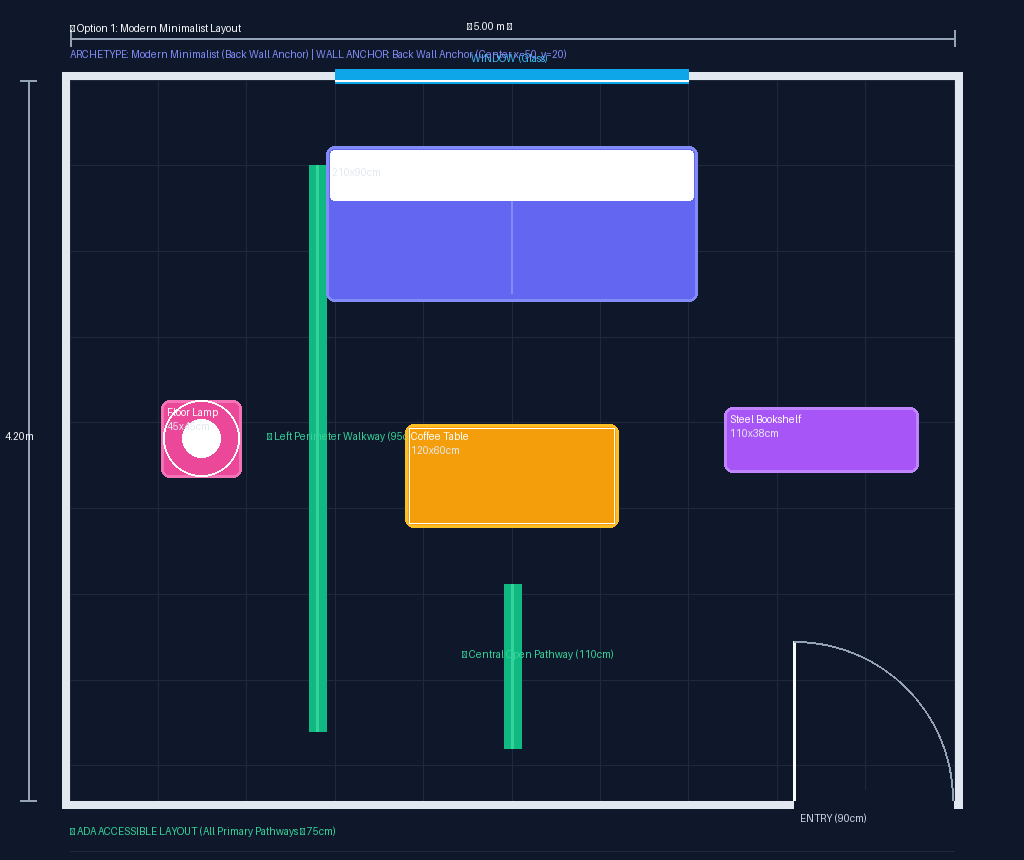
#> input picture test_floorplan_layout_1.png, 1024 x 860 px; its folder holds only this picture in this run
$ python -i reposition_engine.py   (imports and definitions only)
#> lines starting #> are read from the running program, lines starting #| are printed output that depends on the picture; after the words box and inside, x2 and y2 are one past the last pixel; in counts of white or black regions, pixels touching at a corner belong together
"""
Spatial Object Repositioning & Furniture Reorganization Engine
Rearranges detected objects and furniture inside the uploaded room photo into distinct architectural layouts:
- Option 1: Bilateral Center Symmetrical Layout (Anchor Seating Centered along Back Wall)
- Option 2: Corner L-Shaped / Open-Flow Arrangement (Seating Shifted to Lateral Wall, Opening Diagonal Pathway)
- Option 3: Floating Central Island (Detached 360-degree perimeter circulation)
- Option 4: Dual-Zone Split Space (Zone A Seating + Zone B Workstation/Reading Nook)
"""
from typing import List, Dict, Any, Optional, Tuple
import math
import numpy as np
from PIL import Image, ImageDraw, ImageFilter, ImageOps, ImageEnhance
import cv2

from config import settings


class SpatialRepositionEngine:
    """
    Extracts furniture objects from the uploaded room image, inpaints the vacated space,
    and repositions furniture into new spatial coordinates with perspective scaling and contact shadows.
    """

    def inpaint_clean_room_background(
        self,
        image: Image.Image,
        detections: List[Dict[str, Any]],
        inpaint_radius: int = 21
    ) -> Image.Image:
        """
        Creates a clean room canvas by inpainting regions occupied by detected furniture.
        Uses Telea / Navier-Stokes inpainting with morphological dilation to cleanly fill floor and walls.
        """
        w, h = image.size
        img_np = np.array(image.convert("RGB"))
        mask = np.zeros((h, w), dtype=np.uint8)

        # Build mask for all detected furniture items
        for det in detections:
            bbox = det.get("bbox") or det.get("bbox_normalized")
            if not bbox or len(bbox) != 4:
                continue

            if all(0.0 <= v <= 1.0 for v in bbox):
                x1, y1 = int(bbox[0] * w), int(bbox[1] * h)
                x2, y2 = int(bbox[2] * w), int(bbox[3] * h)
            else:
                x1, y1 = int(bbox[0]), int(bbox[1])
                x2, y2 = int(bbox[2]), int(bbox[3])

            x1, x2 = max(0, min(w - 1, x1)), max(0, min(w, x2))
            y1, y2 = max(0, min(h - 1, y1)), max(0, min(h, y2))

            if x2 > x1 and y2 > y1:
                # Fill mask with slight margin
                cv2.rectangle(mask, (x1, y1), (x2, y2), 255, -1)

        # If no furniture detected, create a synthetic lower-half floor mask for clean room testing
        if np.sum(mask) == 0:
            cv2.rectangle(mask, (int(w * 0.2), int(h * 0.55)), (int(w * 0.8), int(h * 0.85)), 255, -1)

        # Dilate mask slightly to cover object boundary edges
        kernel = cv2.getStructuringElement(cv2.MORPH_ELLIPSE, (15, 15))
        dilated_mask = cv2.dilate(mask, kernel, iterations=2)

        # Fast Telea inpainting
        img_bgr = cv2.cvtColor(img_np, cv2.COLOR_RGB2BGR)
        inpainted_bgr = cv2.inpaint(img_bgr, dilated_mask, inpaint_radius, cv2.INPAINT_TELEA)

        # Blend smooth texture back
        clean_rgb = cv2.cvtColor(inpainted_bgr, cv2.COLOR_BGR2RGB)
        clean_pil = Image.fromarray(clean_rgb)

        return clean_pil

    def extract_furniture_sprites(
        self,
        image: Image.Image,
        detections: List[Dict[str, Any]]
    ) -> List[Dict[str, Any]]:
        """
        Extracts cropped furniture sprites with smooth feathered alpha transparency.
        """
        w, h = image.size
        img_np = np.array(image.convert("RGB"))
        sprites = []

        for det in detections:
            bbox = det.get("bbox") or det.get("bbox_normalized")
            if not bbox or len(bbox) != 4:
                continue

            if all(0.0 <= v <= 1.0 for v in bbox):
                x1, y1 = int(bbox[0] * w), int(bbox[1] * h)
                x2, y2 = int(bbox[2] * w), int(bbox[3] * h)
            else:
                x1, y1 = int(bbox[0]), int(bbox[1])
                x2, y2 = int(bbox[2]), int(bbox[3])

            x1, x2 = max(0, min(w - 1, x1)), max(0, min(w, x2))
            y1, y2 = max(0, min(h - 1, y1)), max(0, min(h, y2))
            bw, bh = x2 - x1, y2 - y1

            if bw < 20 or bh < 20:
                continue

            crop = img_np[y1:y2, x1:x2]
            crop_pil = Image.fromarray(crop).convert("RGBA")

            # Create soft feathered alpha mask
            alpha_mask = Image.new("L", (bw, bh), 0)
            draw = ImageDraw.Draw(alpha_mask)
            inset = min(8, bw // 6, bh // 6)
            draw.rounded_rectangle([inset, inset, bw - inset, bh - inset], radius=max(4, inset), fill=255)
            alpha_mask = alpha_mask.filter(ImageFilter.GaussianBlur(radius=3))

            crop_pil.putalpha(alpha_mask)

            sprites.append({
                "category": det.get("category", "Seating"),
                "class_name": det.get("class_name", "furniture"),
                "orig_bbox": [x1, y1, x2, y2],
                "orig_center": ((x1 + x2) / 2.0, (y1 + y2) / 2.0),
                "orig_size": (bw, bh),
                "image": crop_pil
            })

        return sprites

    def reposition_room(
        self,
        image: Image.Image,
        detections: Optional[List[Dict[str, Any]]] = None,
        layout_idx: int = 0,
        style: str = "Modern Minimalist",
        room_type: str = "Living Room",
        user_color_tone: Optional[str] = None
    ) -> Image.Image:
        """
        Main entrypoint:
        1. Inpaints clean background room from uploaded image.
        2. Repositions furniture to layout-specific target coordinates.
        3. Renders ground contact shadows and composites repositioned items.
        """
        w, h = image.size
        dets = detections or []

        # 1. Generate clean empty background canvas
        clean_bg = self.inpaint_clean_room_background(image, dets)

        # 2. Extract existing furniture sprites
        sprites = self.extract_furniture_sprites(image, dets)

        # 3. Target Layout Anchor Coordinates
        # Layout 0: Center Symmetrical (Sofa center, table center, flanked lamps)
        # Layout 1: L-Shaped Corner (Sofa West wall, table West corner, East reading corner)
        # Layout 2: Floating Central Island (Sofa center-floating, armchairs left/right)
        # Layout 3: Dual-Zone Multi-Purpose (Zone A left, Zone B right)
        if layout_idx == 0:
            target_slots = [
                {"role": "seating", "center": (0.50, 0.65), "size_scale": 1.05, "name": "Center Main Sofa"},
                {"role": "surface", "center": (0.50, 0.82), "size_scale": 0.95, "name": "Center Coffee Table"},
                {"role": "decor",   "center": (0.18, 0.60), "size_scale": 0.90, "name": "Left Botanical Accent"},
                {"role": "lighting","center": (0.82, 0.60), "size_scale": 0.90, "name": "Right Flank Lamp"},
                {"role": "chair",   "center": (0.16, 0.74), "size_scale": 0.90, "name": "Left Flank Chair"}
            ]
        elif layout_idx == 1:
            # Shifted 90 deg / L-Shape Corner Arrangement
            target_slots = [
                {"role": "seating", "center": (0.26, 0.68), "size_scale": 1.0, "name": "West Lateral Wall Sofa"},
                {"role": "surface", "center": (0.35, 0.83), "size_scale": 0.92, "name": "Corner Conversational Table"},
                {"role": "chair",   "center": (0.76, 0.68), "size_scale": 0.95, "name": "East Corner Reading Chair"},
                {"role": "lighting","center": (0.88, 0.52), "size_scale": 0.92, "name": "East Window Arc Lamp"},
                {"role": "decor",   "center": (0.58, 0.48), "size_scale": 0.88, "name": "Window Greenery Sanctuary"}
            ]
        elif layout_idx == 2:
            # Floating Central Island
            target_slots = [
                {"role": "seating", "center": (0.50, 0.58), "size_scale": 0.98, "name": "Floating Central Sofa"},
                {"role": "surface", "center": (0.50, 0.76), "size_scale": 0.90, "name": "Floating Center Table"},
                {"role": "chair",   "center": (0.22, 0.64), "size_scale": 0.88, "name": "Left Swivel Lounge"},
                {"role": "chair",   "center": (0.78, 0.64), "size_scale": 0.88, "name": "Right Swivel Lounge"},
                {"role": "lighting","center": (0.86, 0.54), "size_scale": 0.88, "name": "Perimeter Corner Lamp"}
            ]
        else:
            # Dual-Zone Multi-Purpose
            target_slots = [
                {"role": "seating", "center": (0.30, 0.66), "size_scale": 0.95, "name": "Zone A Media Sofa"},
                {"role": "surface", "center": (0.30, 0.82), "size_scale": 0.88, "name": "Zone A Coffee Table"},
                {"role": "surface", "center": (0.76, 0.62), "size_scale": 0.90, "name": "Zone B Study Desk"},
                {"role": "chair",   "center": (0.76, 0.78), "size_scale": 0.88, "name": "Zone B Ergonomic Chair"},
                {"role": "decor",   "center": (0.54, 0.52), "size_scale": 0.86, "name": "Zone Divider Planter"}
            ]

        # 4. Canvas for compositing
        result_canvas = clean_bg.copy().convert("RGBA")
        shadow_layer = Image.new("RGBA", (w, h), (0, 0, 0, 0))
        shadow_draw = ImageDraw.Draw(shadow_layer)

        # Categorize extracted sprites
        seating_sprites = [s for s in sprites if s["category"] in ["Seating", "Sleeping"]]
        surface_sprites = [s for s in sprites if s["category"] == "Surface"]
        decor_sprites = [s for s in sprites if s["category"] in ["Decor", "Lighting", "Storage", "General"]]

        # Sort slots back-to-front (smaller Y first so items in front overlap items in back)
        sorted_slots = sorted(target_slots, key=lambda s: s["center"][1])

        for slot in sorted_slots:
            slot_role = slot["role"]
            target_cx = int(slot["center"][0] * w)
            target_cy = int(slot["center"][1] * h)

            sprite_to_use = None
            if slot_role == "seating" and seating_sprites:
                sprite_to_use = seating_sprites.pop(0)
            elif slot_role == "surface" and surface_sprites:
                sprite_to_use = surface_sprites.pop(0)
            elif decor_sprites:
                sprite_to_use = decor_sprites.pop(0)
            elif sprites:
                sprite_to_use = sprites.pop(0)

            # If a detected sprite exists, reposition it!
            if sprite_to_use is not None:
                spr_img = sprite_to_use["image"]
                orig_w, orig_h = spr_img.size
                scale = slot["size_scale"]
                new_w = max(40, int(orig_w * scale))
                new_h = max(30, int(orig_h * scale))
                resized_spr = spr_img.resize((new_w, new_h), Image.Resampling.LANCZOS)

                # Top-left anchor for target center
                paste_x = max(0, min(w - new_w, target_cx - new_w // 2))
                paste_y = max(0, min(h - new_h, target_cy - new_h // 2))

                # Render ground contact drop shadow
                sh_w = int(new_w * 0.90)
                sh_h = max(10, int(new_h * 0.22))
                sh_x1 = paste_x + (new_w - sh_w) // 2
                sh_y1 = paste_y + new_h - int(sh_h * 0.70)
                sh_x2 = sh_x1 + sh_w
                sh_y2 = sh_y1 + sh_h
                shadow_draw.ellipse([sh_x1, sh_y1, sh_x2, sh_y2], fill=(15, 18, 25, 120))

                # Composite sprite
                result_canvas.alpha_composite(resized_spr, (paste_x, paste_y))
            else:
                # Render clean architectural representation for newly introduced slot
                box_w = int(w * (0.42 if slot_role == "seating" else 0.24 if slot_role == "surface" else 0.14))
                box_h = int(h * (0.20 if slot_role == "seating" else 0.12 if slot_role == "surface" else 0.16))
                paste_x = max(0, min(w - box_w, target_cx - box_w // 2))
                paste_y = max(0, min(h - box_h, target_cy - box_h // 2))

                # Draw floor contact shadow
                shadow_draw.ellipse(
                    [paste_x + 5, paste_y + box_h - 15, paste_x + box_w - 5, paste_y + box_h + 10],
                    fill=(15, 18, 25, 100)
                )

                # Render tailored architectural element patch matching style
                patch_img = self._create_architectural_furniture_patch(
                    size=(box_w, box_h),
                    role=slot_role,
                    style=style,
                    user_color=user_color_tone
                )
                result_canvas.alpha_composite(patch_img, (paste_x, paste_y))

        # Blur contact shadow layer and composite beneath objects
        shadow_blurred = shadow_layer.filter(ImageFilter.GaussianBlur(radius=8))
        final_img = Image.alpha_composite(clean_bg.convert("RGBA"), shadow_blurred)
        final_img = Image.alpha_composite(final_img, result_canvas)

        # Subtle aesthetic polish
        out_rgb = final_img.convert("RGB")
        out_rgb = ImageEnhance.Contrast(out_rgb).enhance(1.08)
        out_rgb = ImageEnhance.Sharpness(out_rgb).enhance(1.15)

        return out_rgb

    def _create_architectural_furniture_patch(
        self,
        size: Tuple[int, int],
        role: str,
        style: str,
        user_color: Optional[str] = None
    ) -> Image.Image:
        """
        Creates a high-end tailored furniture sprite patch matching the selected interior style.
        """
        bw, bh = size
        patch = Image.new("RGBA", (bw, bh), (0, 0, 0, 0))
        draw = ImageDraw.Draw(patch)

        # Determine primary color based on style
        st_clean = style.lower()
        if "indust" in st_clean:
            base_col = (140, 85, 45, 235)      # Cognac leather
            accent_col = (35, 38, 45, 255)     # Blackened steel
        elif "japan" in st_clean:
            base_col = (215, 195, 170, 235)    # Oatmeal linen / Oak
            accent_col = (165, 135, 105, 255)  # Cedar trim
        elif "scandi" in st_clean:
            base_col = (235, 230, 220, 240)    # Boucle wool
            accent_col = (200, 175, 140, 255)  # Blonde ash
        elif "boho" in st_clean:
            base_col = (195, 105, 55, 235)     # Terracotta
            accent_col = (160, 130, 70, 255)   # Rattan
        elif "bio" in st_clean:
            base_col = (75, 115, 75, 235)      # Sage green
            accent_col = (130, 95, 60, 255)    # Teak wood
        else:
            base_col = (85, 95, 110, 235)      # Slate grey
            accent_col = (30, 35, 45, 255)     # Matte black

        # User color accent if present
        if user_color and user_color.startswith("#") and len(user_color) == 7:
            try:
                hex_c = user_color.lstrip("#")
                r, g, b = tuple(int(hex_c[i:i+2], 16) for i in (0, 2, 4))
                base_col = (int((base_col[0] + r) / 2), int((base_col[1] + g) / 2), int((base_col[2] + b) / 2), 240)
            except Exception:
                pass

        if role == "seating":
            # 3D Pillow / Sectional Silhouette
            draw.rounded_rectangle([4, int(bh * 0.15), bw - 4, bh - 6], radius=14, fill=base_col)
            draw.rounded_rectangle([10, int(bh * 0.05), bw - 10, int(bh * 0.45)], radius=10, fill=accent_col)
            # Cushions
            mid_x = bw // 2
            draw.line([(mid_x, int(bh * 0.18)), (mid_x, bh - 8)], fill=(0, 0, 0, 80), width=2)
        elif role == "surface":
            # Wood / Stone Table Top with Beveled Edge
            draw.rounded_rectangle([6, int(bh * 0.2), bw - 6, bh - 10], radius=8, fill=base_col)
            draw.line([(12, bh - 10), (12, bh - 2)], fill=accent_col, width=4)
            draw.line([(bw - 12, bh - 10), (bw - 12, bh - 2)], fill=accent_col, width=4)
        elif role == "chair":
            # Lounge Armchair
            draw.rounded_rectangle([4, 4, bw - 4, bh - 4], radius=12, fill=base_col)
            draw.rounded_rectangle([10, 8, bw - 10, int(bh * 0.45)], radius=8, fill=accent_col)
        else:
            # Decor / Planter / Lighting
            draw.ellipse([int(bw * 0.2), int(bh * 0.2), int(bw * 0.8), int(bh * 0.8)], fill=base_col)
            draw.ellipse([int(bw * 0.3), int(bh * 0.08), int(bw * 0.7), int(bh * 0.45)], fill=accent_col)

        # Soft edge blur for realism
        patch = patch.filter(ImageFilter.GaussianBlur(radius=1.2))
        return patch


reposition_engine = SpatialRepositionEngine()

>>> from PIL import Image
>>> picture = Image.open('../test_floorplan_layout_1.png')
#> picture is the input picture: PIL image 1024x860 RGB; mean R, G, B 40.5, 47.1, 68
>>> result = SpatialRepositionEngine().reposition_room(picture)
#> in inpaint_clean_room_background, `cv2.rectangle(mask, (int(w * 0.2), int(h * 0.55)), (int(w * 0.8), int(..`:
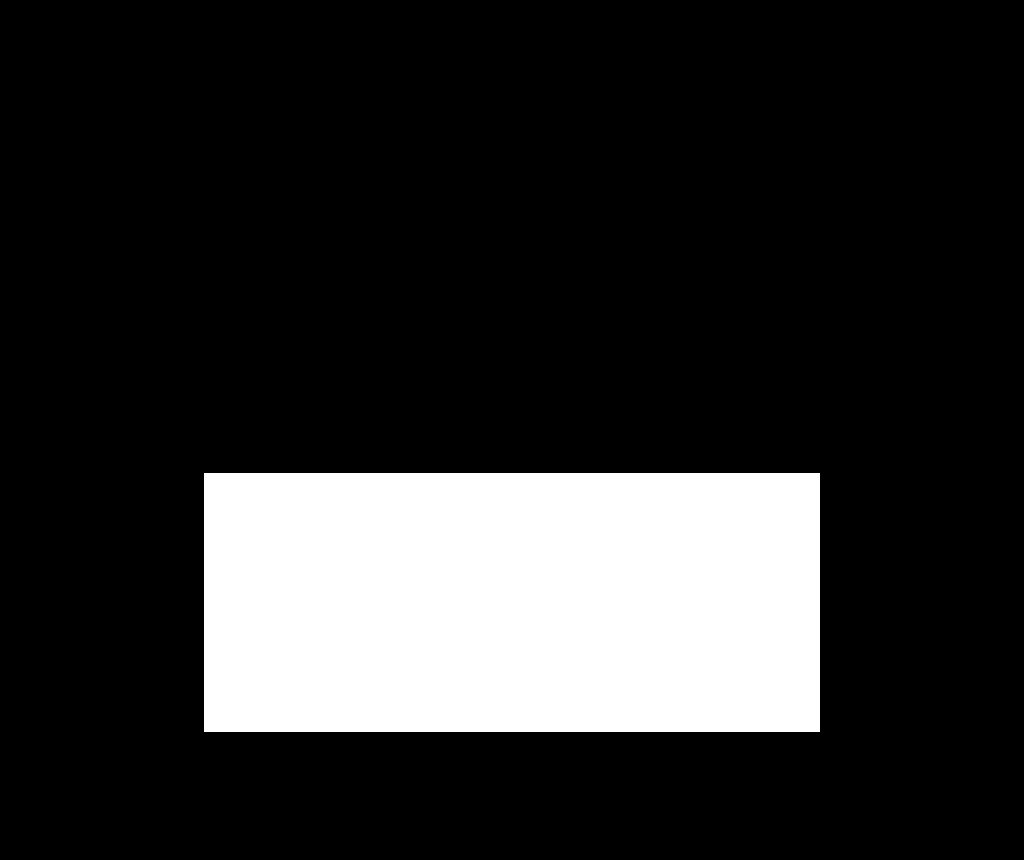
#> mask: shape (860, 1024); 18.1% white; 1 white region, box (x1, y1, x2, y2) and area: (204, 473, 820, 732) 159544
#> in inpaint_clean_room_background, `inpainted_bgr = cv2.inpaint(img_bgr, dilated_mask, inpaint_radius, cv2..`:
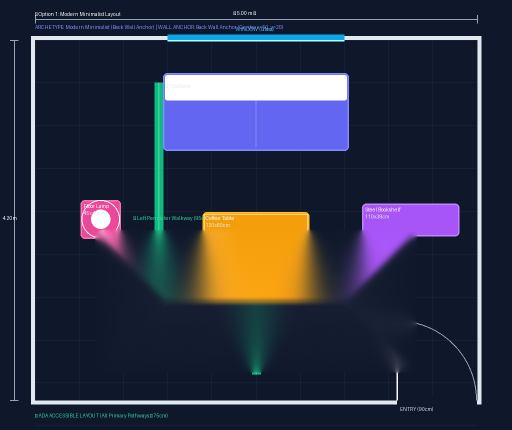
#> inpainted_bgr: shape (860, 1024, 3) (shown at 1/2 size); mean B, G, R 69.2, 50.2, 46.6
#> after the loop in extract_furniture_sprites, `for det in detections:`: sprites = []
#> the loop in reposition_room, `for slot in sorted_slots:` made 5 passes
#> pass 1, in _create_architectural_furniture_patch, `patch = patch.filter(ImageFilter.GaussianBlur(radius=1.2))`:
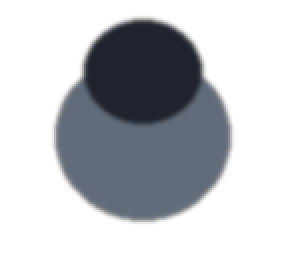
#> patch: PIL image 143x137 RGBA (shown 2 times larger); mean R, G, B, A 21.6, 24.3, 28.7, 80.8; transparent parts drawn white
#> pass 3, in _create_architectural_furniture_patch (call 3), `patch = patch.filter(ImageFilter.GaussianBlur(radius=1.2))`:
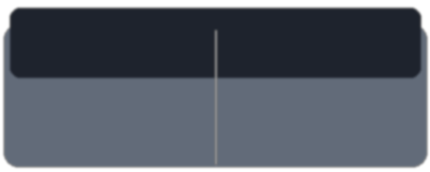
#> patch: PIL image 430x172 RGBA; mean R, G, B, A 55.3, 62.3, 73.9, 219.5; transparent parts drawn white
#> after the loop in reposition_room, `for slot in sorted_slots:`:
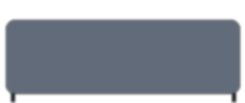
#> patch_img: PIL image 245x103 RGBA; mean R, G, B, A 58.2, 65, 75.3, 161.3; transparent parts drawn white
#> after the loop in reposition_room, `for slot in sorted_slots:`:
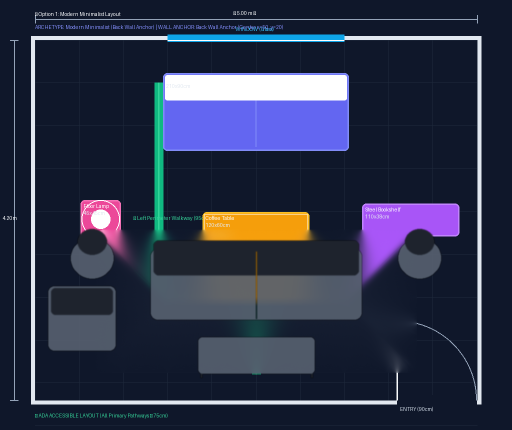
#> result_canvas: PIL image 1024x860 RGBA (shown at 1/2 size); mean R, G, B, A 44.9, 50.9, 73.9, 255
#> in reposition_room, `shadow_blurred = shadow_layer.filter(ImageFilter.GaussianBlur(radius=8))`:
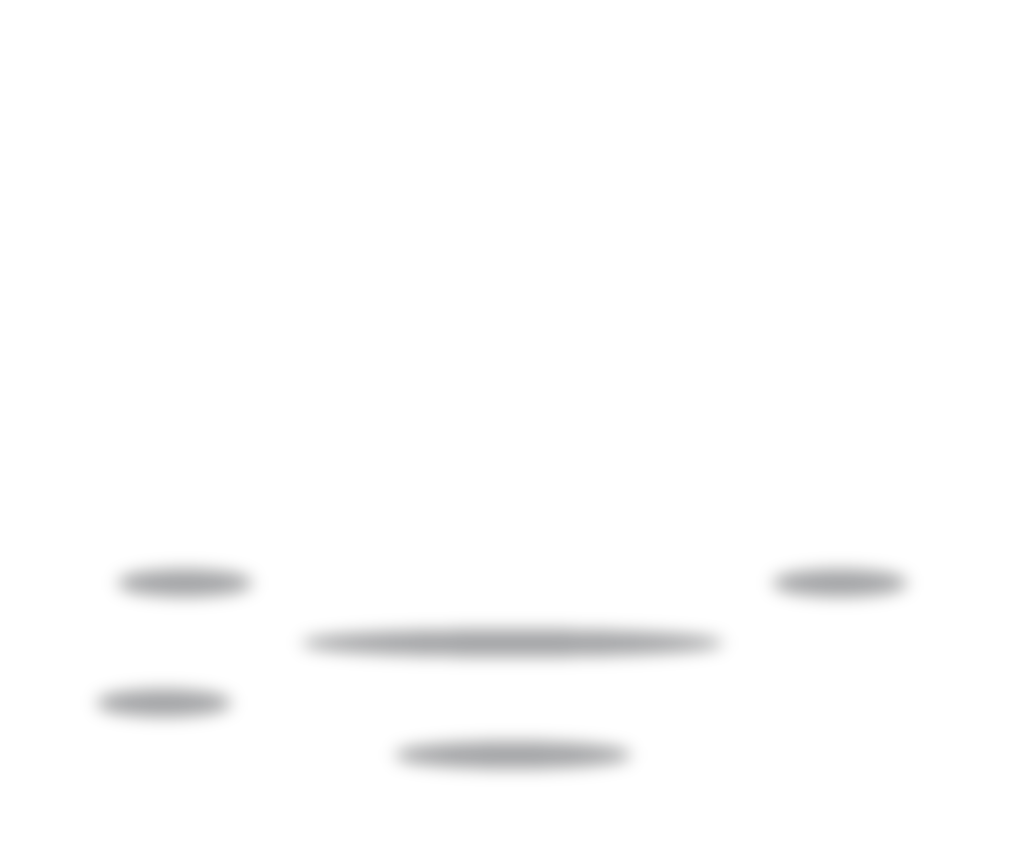
#> shadow_blurred: PIL image 1024x860 RGBA; mean R, G, B, A 0.4, 0.4, 0.6, 2.5; transparent parts drawn white
